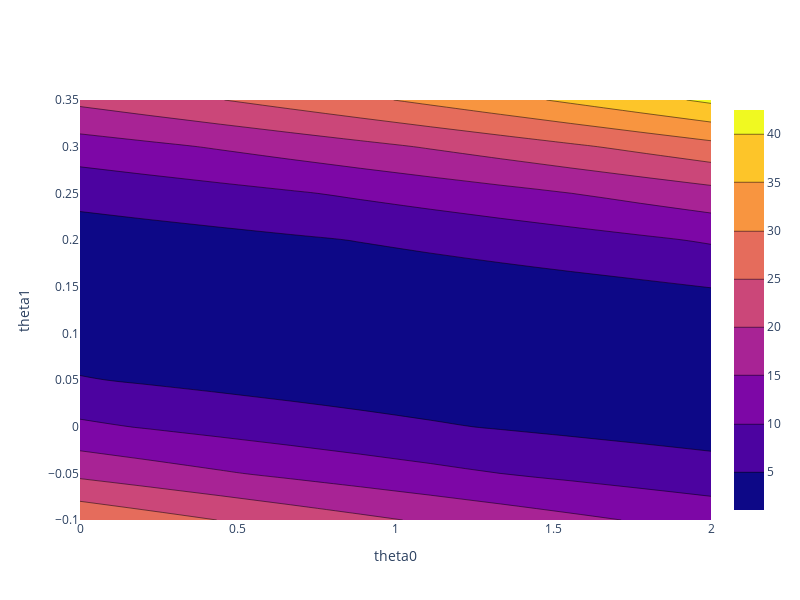

Notebook source saved alongside this figure:
### Markdown cell above
We can also visualize a bird's-eye view of the loss surface from above using a contour plot:

### Code cell
contour = go.Contour(x=u[0], y=v[:, 0], z=np.reshape(MSE, u.shape))
fig = go.Figure(contour)
fig.update_layout(
    xaxis_title = "theta0",
    yaxis_title = "theta1", autosize=False, width=800, height=600)

fig.show()

### Figure 1 — Plotly figure (JSON) as saved in the notebook; plotly's stock layout.template omitted (floating-point values rounded to 4 significant figures)
{"data": [{"type": "contour", "x": [0, 0.2222, 0.4444, 0.6667, 0.8889, 1.111, 1.333, 1.556, 1.778, 2], "y": [-0.1, -0.05, -1.388e-17, 0.05, 0.1, 0.15, 0.2, 0.25, 0.3, 0.35], "z": [[29.12, 26.96, 24.9, 22.93, 21.07, 19.3, 17.63, 16.06, 14.59, 13.22], [18.83, 17.11, 15.49, 13.96, 12.53, 11.21, 9.978, 8.848, 7.816, 6.883], [10.9, 9.613, 8.429, 7.343, 6.356, 5.468, 4.679, 3.988, 3.396, 2.903], [5.311, 4.467, 3.723, 3.077, 2.53, 2.081, 1.731, 1.481, 1.328, 1.275], [2.078, 1.674, 1.369, 1.163, 1.055, 1.046, 1.136, 1.325, 1.613, 1.999], [1.197, 1.232, 1.367, 1.601, 1.933, 2.364, 2.893, 3.522, 4.249, 5.075], [2.667, 3.143, 3.717, 4.39, 5.162, 6.033, 7.002, 8.071, 9.237, 10.5], [6.49, 7.406, 8.42, 9.532, 10.74, 12.05, 13.46, 14.97, 16.58, 18.28], [12.67, 14.02, 15.47, 17.03, 18.68, 20.43, 22.28, 24.22, 26.27, 28.42], [21.19, 22.99, 24.88, 26.87, 28.96, 31.15, 33.44, 35.83, 38.31, 40.9]]}], "layout": {"autosize": false, "height": 600, "width": 800, "xaxis": {"title": {"text": "theta0"}}, "yaxis": {"title": {"text": "theta1"}}}}
